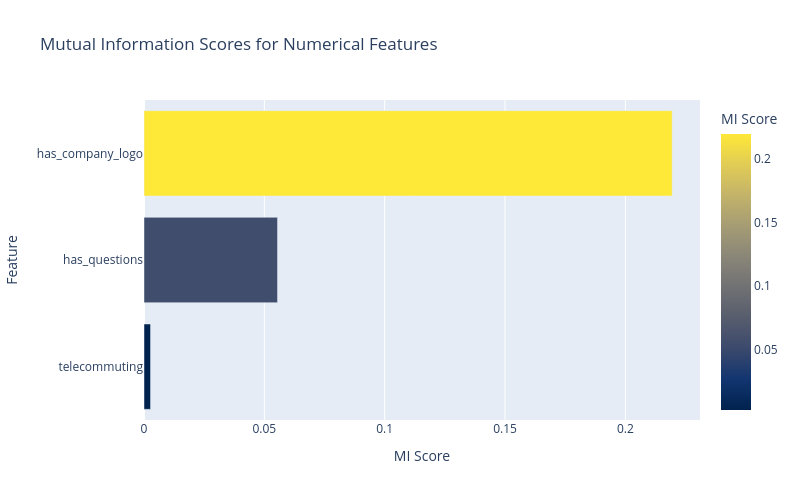
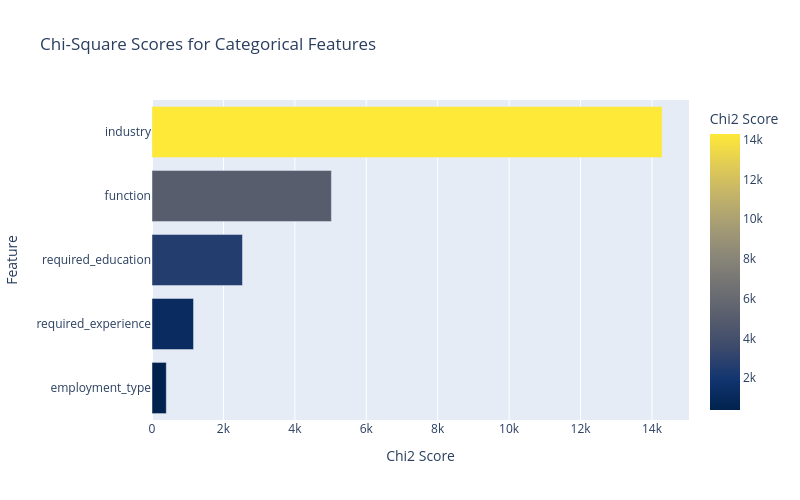
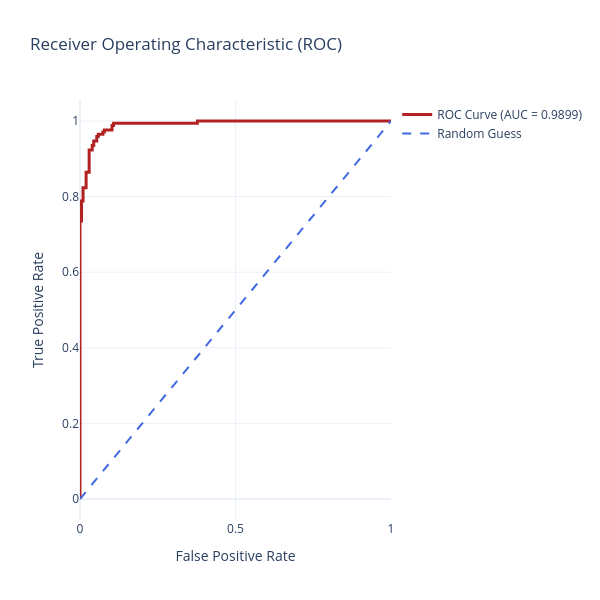

These figures' notebook cell, in order:
### Markdown cell above
## Naive Bayes Classifier

### Code cell
# Define feature categories
text_columns = ['title', 'company_profile', 'description', 'requirements', 'benefits']
categorical_columns = ['employment_type', 'required_experience', 'required_education', 'function', 'industry']
numerical_columns = ['telecommuting', 'has_company_logo', 'has_questions']

# Preprocess text data
data[text_columns] = data[text_columns].fillna('').applymap(preprocess_text)

# Compute MI scores for numerical features
X_numerical = data[numerical_columns]
y = data['fraudulent']  # Target variable

mi_numerical = mutual_info_classif(X_numerical, y)

# Chi-Square test for categorical features
X_categorical = data[categorical_columns].apply(lambda x: x.astype('category').cat.codes)  # Convert categorical to numerical codes
chi2_scores, p_values = chi2(X_categorical, y)

# Create a DataFrame for MI and Chi-Square scores
mi_scores = pd.DataFrame({
    'Feature': numerical_columns,
    'MI Score': mi_numerical
})

chi2_scores_df = pd.DataFrame({
    'Feature': categorical_columns,
    'Chi2 Score': chi2_scores,
    'p-value': p_values
})

# Define thresholds
mi_threshold = 0.15
#chi2_p_threshold = 0.05

# Sort by MI score and Chi-Square score and apply thresholds
mi_scores = mi_scores.sort_values(by='MI Score', ascending=False)
selected_mi_features = mi_scores[mi_scores['MI Score'] > mi_threshold]['Feature'].tolist()

chi2_scores_df = chi2_scores_df.sort_values(by='Chi2 Score', ascending=False)
chi2_p_threshold = 0.01 
selected_chi2_features = chi2_scores_df[chi2_scores_df['p-value'] < chi2_p_threshold]['Feature'].tolist()


# Visualization of MI and Chi-Square Scores (Plotly)
fig_mi = px.bar(
    mi_scores,
    x='MI Score',
    y='Feature',
    orientation='h',
    color='MI Score',
    color_continuous_scale='Cividis',
    title='Mutual Information Scores for Numerical Features'
)

fig_mi.update_layout(yaxis={'categoryorder': 'total ascending'}, width=800, height=500)
fig_mi.show()

fig_chi2 = px.bar(
    chi2_scores_df,
    x='Chi2 Score',
    y='Feature',
    orientation='h',
    color='Chi2 Score',
    color_continuous_scale='Cividis',
    title='Chi-Square Scores for Categorical Features'
)

fig_chi2.update_layout(yaxis={'categoryorder': 'total ascending'}, width=800, height=500)
fig_chi2.show()

# Final selected features (combine text features + top MI and Chi-Square selected features)
selected_features = text_columns + selected_mi_features + selected_chi2_features

print(f"\nSelected Features for Model: {selected_features}\n")

# TF-IDF Vectorization for text data
tfidf_transformers = [(col, TfidfVectorizer(max_features=5000), col) for col in text_columns]

# Define preprocessing pipeline with selected features
preprocessor = ColumnTransformer(
    transformers=tfidf_transformers + [
        ('num', MinMaxScaler(), [f for f in numerical_columns if f in selected_mi_features]),  # Only selected numerical features
        ('cat', TargetEncoder(), [f for f in categorical_columns if f in selected_chi2_features])  # Target Encoding for categorical features
    ]
)

# Model pipeline
pipeline = Pipeline([
    ('preprocessor', preprocessor),
    ('classifier', MultinomialNB())  # You can switch to GaussianNB for continuous numerical data
])

# Split into training and testing sets
X_train, X_test, y_train, y_test = train_test_split(
    data[selected_features], y, test_size=0.2, random_state=42
)

# Train the model
pipeline.fit(X_train, y_train)

# Cross-validation
cv = StratifiedKFold(n_splits=5, shuffle=True, random_state=42)
cross_val_scores = cross_val_score(pipeline, data[selected_features], y, cv=cv, scoring='accuracy')

print(f"Cross-validation scores: {cross_val_scores}")
print(f"Average cross-validation score: {cross_val_scores.mean():.4f}")

# Model Evaluation
y_pred = pipeline.predict(X_test)
accuracy = accuracy_score(y_test, y_pred)
precision = precision_score(y_test, y_pred)
recall = recall_score(y_test, y_pred)
f1 = f1_score(y_test, y_pred)

print(f"\nModel Performance:")
print(f"Accuracy: {accuracy:.4f}")
print(f"Precision: {precision:.4f}")
print(f"Recall: {recall:.4f}")
print(f"F1 Score: {f1:.4f}")

# ROC Curve (Plotly)
fpr, tpr, thresholds = roc_curve(y_test, pipeline.predict_proba(X_test)[:, 1])
roc_auc = auc(fpr, tpr)

fig_roc = go.Figure()
fig_roc.add_trace(go.Scatter(x=fpr, y=tpr, mode='lines',
                             name=f'ROC Curve (AUC = {roc_auc:.4f})',
                             line=dict(color='firebrick', width=3)))
fig_roc.add_trace(go.Scatter(x=[0, 1], y=[0, 1], mode='lines',
                             name='Random Guess',
                             line=dict(color='royalblue', dash='dash')))

fig_roc.update_layout(title='Receiver Operating Characteristic (ROC)',
                     xaxis_title='False Positive Rate',
                     yaxis_title='True Positive Rate',
                     width=600, height=600,
                     template='plotly_white')
fig_roc.show()

# Confusion Matrix (Plotly)
conf_matrix = confusion_matrix(y_test, y_pred)
conf_matrix_df = pd.DataFrame(conf_matrix,
                             index=['Non-Fraud', 'Fraud'],
                             columns=['Non-Fraud', 'Fraud'])

fig_cm = px.imshow(conf_matrix_df,
                   text_auto=True,
                   color_continuous_scale='Blues',
                   title='Confusion Matrix',
                   labels=dict(x="Predicted", y="True", color="Count"))

fig_cm.update_layout(width=600, height=500, template='plotly_white')
fig_cm.show()

# Scam Severity Score based on probability (the probability of being fraudulent)
scam_severity_score = pipeline.predict_proba(X_test)[:, 1]

# Add the scam severity score to the test dataset
X_test['scam_severity_score'] = scam_severity_score

# Display a few example predictions with scam severity score
print(f"\nExample Predictions with Scam Severity Scores:\n")
example_predictions = pd.DataFrame({
    'True Label': y_test,
    'Predicted Label': y_pred,
    'Scam Severity Score': scam_severity_score
})
print(example_predictions.head())

### Figure 1 — Plotly figure (JSON) as saved in the notebook; plotly's stock layout.template omitted (floating-point values rounded to 4 significant figures)
{"data": [{"hovertemplate": "MI Score=%{marker.color}<br>Feature=%{y}<extra></extra>", "legendgroup": "", "marker": {"color": [0.2195, 0.05548, 0.002715], "coloraxis": "coloraxis", "pattern": {"shape": ""}}, "name": "", "orientation": "h", "showlegend": false, "textposition": "auto", "type": "bar", "x": [0.2195, 0.05548, 0.002715], "xaxis": "x", "y": ["has_company_logo", "has_questions", "telecommuting"], "yaxis": "y"}], "layout": {"barmode": "relative", "coloraxis": {"colorbar": {"title": {"text": "MI Score"}}, "colorscale": [[0, "#00224e"], [0.1111, "#123570"], [0.2222, "#3b496c"], [0.3333, "#575d6d"], [0.4444, "#707173"], [0.5556, "#8a8678"], [0.6667, "#a59c74"], [0.7778, "#c3b369"], [0.8889, "#e1cc55"], [1, "#fee838"]]}, "height": 500, "legend": {"tracegroupgap": 0}, "title": {"text": "Mutual Information Scores for Numerical Features"}, "width": 800, "xaxis": {"anchor": "y", "domain": [0, 1], "title": {"text": "MI Score"}}, "yaxis": {"anchor": "x", "categoryorder": "total ascending", "domain": [0, 1], "title": {"text": "Feature"}}}}

### Figure 2 — Plotly figure (JSON) as saved in the notebook; plotly's stock layout.template omitted (floating-point values rounded to 4 significant figures)
{"data": [{"hovertemplate": "Chi2 Score=%{marker.color}<br>Feature=%{y}<extra></extra>", "legendgroup": "", "marker": {"color": [14290.0, 5024.0, 2534.0, 1163.0, 400.3], "coloraxis": "coloraxis", "pattern": {"shape": ""}}, "name": "", "orientation": "h", "showlegend": false, "textposition": "auto", "type": "bar", "x": [14290.0, 5024.0, 2534.0, 1163.0, 400.3], "xaxis": "x", "y": ["industry", "function", "required_education", "required_experience", "employment_type"], "yaxis": "y"}], "layout": {"barmode": "relative", "coloraxis": {"colorbar": {"title": {"text": "Chi2 Score"}}, "colorscale": [[0, "#00224e"], [0.1111, "#123570"], [0.2222, "#3b496c"], [0.3333, "#575d6d"], [0.4444, "#707173"], [0.5556, "#8a8678"], [0.6667, "#a59c74"], [0.7778, "#c3b369"], [0.8889, "#e1cc55"], [1, "#fee838"]]}, "height": 500, "legend": {"tracegroupgap": 0}, "title": {"text": "Chi-Square Scores for Categorical Features"}, "width": 800, "xaxis": {"anchor": "y", "domain": [0, 1], "title": {"text": "Chi2 Score"}}, "yaxis": {"anchor": "x", "categoryorder": "total ascending", "domain": [0, 1], "title": {"text": "Feature"}}}}

### Figure 3 — Plotly figure (JSON) as saved in the notebook; plotly's stock layout.template omitted (floating-point values rounded to 4 significant figures)
{"data": [{"line": {"color": "firebrick", "width": 3}, "mode": "lines", "name": "ROC Curve (AUC = 0.9899)", "type": "scatter", "x": [0.0, 0.0, 0.0, 0.0, 0.0, 0.0, 0.0, 0.0, 0.0, 0.0, 0.0, 0.0, 0.0, 0.0, 0.0, 0.0, 0.0, 0.0, 0.004902, 0.004902, 0.009804, 0.009804, 0.01961, 0.01961, 0.01961, 0.01961, 0.02941, 0.02941, 0.03922, 0.03922, 0.04412, 0.04412, 0.05392, 0.05392, 0.05882, 0.05882, 0.07353, 0.07353, 0.07843, 0.07843, 0.1029, 0.1029, 0.1078, 0.1078, 0.3775, 0.3775, 0.3922, 0.402, 0.652, 0.6618, 0.7843, 0.7941, 0.8824, 0.8922, 1.0], "y": [0.0, 0.005882, 0.01765, 0.02353, 0.04118, 0.1059, 0.1176, 0.1353, 0.1706, 0.2235, 0.2412, 0.2941, 0.3059, 0.3647, 0.3765, 0.4294, 0.4471, 0.7353, 0.7353, 0.7882, 0.7882, 0.8235, 0.8235, 0.8294, 0.8412, 0.8647, 0.8647, 0.9235, 0.9235, 0.9353, 0.9353, 0.9471, 0.9471, 0.9588, 0.9588, 0.9647, 0.9647, 0.9706, 0.9706, 0.9765, 0.9765, 0.9882, 0.9882, 0.9941, 0.9941, 1.0, 1.0, 1.0, 1.0, 1.0, 1.0, 1.0, 1.0, 1.0, 1.0]}, {"line": {"color": "royalblue", "dash": "dash"}, "mode": "lines", "name": "Random Guess", "type": "scatter", "x": [0, 1], "y": [0, 1]}], "layout": {"height": 600, "title": {"text": "Receiver Operating Characteristic (ROC)"}, "width": 600, "xaxis": {"title": {"text": "False Positive Rate"}}, "yaxis": {"title": {"text": "True Positive Rate"}}}}
